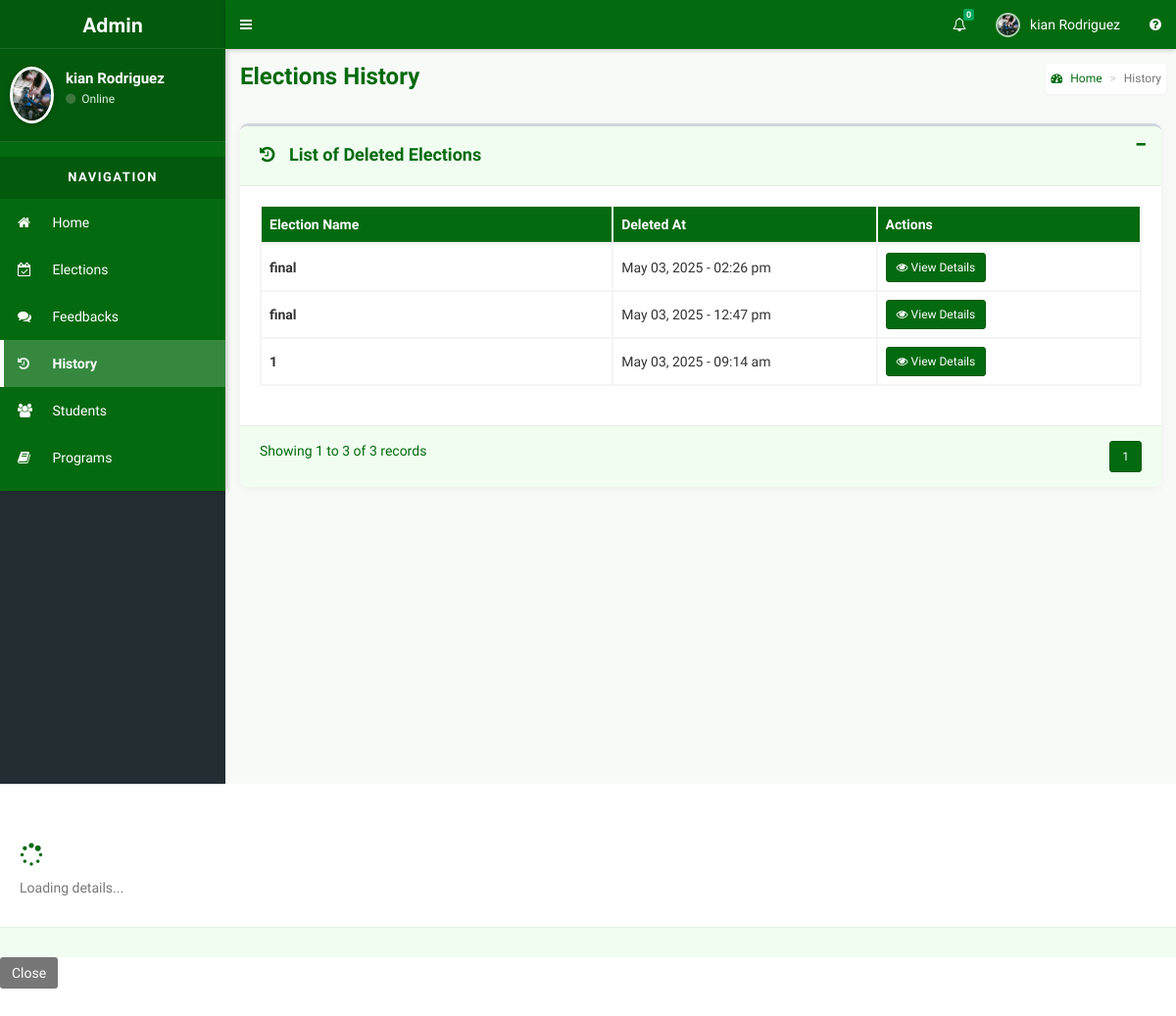
The page /admin/history.php (signed in) on the database its author committed.
### tables this page shows
CREATE TABLE `history` (
  `id` int(11) NOT NULL,
  `election_title` varchar(255) NOT NULL,
  `deleted_at` datetime NOT NULL,
  `candidates` text DEFAULT NULL,
  `voters` text DEFAULT NULL,
  `votes` text DEFAULT NULL,
  `positions` text DEFAULT NULL,
  `partylists` text DEFAULT NULL
);

### admin/includes/session.php (called while the page is built, shortened)
<?php
	include 'includes/conn.php';
	if(!isset($_SESSION['admin']) || empty($_SESSION['admin'])) {
		header('location: index.php');
		exit();
	}
	 else {
		$sql = "SELECT * FROM admin WHERE id = '".$_SESSION['admin']."'";
		$query = $conn->query($sql);
		$user = $query->fetch_assoc();
	}
?>

### admin/history.php (the view, shortened to what this page needs)
<?php
include 'includes/session.php';
include 'includes/header.php';
$limit = 10;
$page = isset($_GET['page']) ? (int)$_GET['page'] : 1;
$offset = ($page - 1) * $limit;
$total_sql = "SELECT COUNT(*) AS total FROM history";
$total_result = $conn->query($total_sql);
$total_row = $total_result->fetch_assoc();
$total_records = $total_row['total'];
$total_pages = ceil($total_records / $limit);
$sql = "SELECT * FROM history ORDER BY deleted_at DESC LIMIT $limit OFFSET $offset";
$result = $conn->query($sql);
?>
<body class="hold-transition skin-green sidebar-mini">
<div class="wrapper">
  <?php include 'includes/navbar.php'; ?>
  <?php include 'includes/menubar1.php'; ?>
  <div class="content-wrapper" style="background-color: #f8faf8;">
    <section class="content-header">
      <h1 style="color: #046a0f; font-weight: 700; margin-bottom: 15px;">Elections History</h1>
      <ol class="breadcrumb" style="background-color: #ffffff; border-radius: 4px; box-shadow: 0 1px 3px rgba(0,0,0,0.05);">
        <li><a href="home.php" style="color: #046a0f;"><i class="fa fa-dashboard"></i> Home</a></li>
        <li class="active">History</li>
      </ol>
    </section>
    <section class="content" style="padding-top: 20px;">
      <div class="row">
        <div class="col-xs-12">
          <div class="box" style="border-radius: 8px; box-shadow: 0 2px 10px rgba(0,0,0,0.05);">
            <div class="box-header with-border" style="background-color: #f0fdf0; border-bottom: 1px solid #e0f0e0; border-radius: 8px 8px 0 0; padding: 20px;">
              <h3 class="box-title" style="color: #046a0f; font-weight: 600;">
                <i class="fa fa-history" style="margin-right: 10px;"></i> List of Deleted Elections
              </h3>
              <div class="box-tools pull-right">
                <button type="button" class="btn btn-box-tool" data-widget="collapse"><i class="fa fa-minus" style="color: #046a0f;"></i></button>
              </div>
            </div>
            <div class="box-body" style="padding: 20px; background-color: #fff; border-radius: 0 0 8px 8px;">
              <div class="table-responsive">
                <table id="history-table" class="table table-bordered table-hover" style="width: 100%;">
                  <thead style="background-color: #046a0f; color: white;">
                    <tr>
                      <th width="40%">Election Name</th>
                      <th width="30%">Deleted At</th>
                      <th width="30%">Actions</th>
                    </tr>
                  </thead>
                  <tbody>
                    <?php
                      if ($result->num_rows > 0) {
                        while ($row = $result->fetch_assoc()) {
                          echo "
                            <tr>
                              <td style='vertical-align: middle;'><strong>" . htmlspecialchars($row['election_title']) . "</strong></td>
                              <td style='vertical-align: middle;'>" . date('M d, Y - h:i a', strtotime($row['deleted_at'])) . "</td>
                              <td style='vertical-align: middle;'>
                                <button class='btn btn-success btn-sm view-history' data-id='" . $row['id'] . "' style='background-color: #046a0f; border-color: #035a0d; transition: all 0.3s ease;'>
                                  <i class='fa fa-eye'></i> View Details
                                </button>
                              </td>
                            </tr>";
                        }
                      } else {
                        echo "<tr><td colspan='3' class='text-center' style='padding: 20px; color: #777;'>No history records found</td></tr>";
                      }
                    ?>
                  </tbody>
                </table>
              </div>
            </div>
            <div class="box-footer clearfix" style="background-color: #f0fdf0; border-top: 1px solid #e0f0e0; border-radius: 0 0 8px 8px; padding: 15px 20px;">
              <div class="pull-left" style="color: #046a0f; font-size: 14px;">
                Showing <?php echo ($result->num_rows > 0) ? ($offset + 1) : 0; ?> to <?php echo min($offset + $limit, $total_records); ?> of <?php echo $total_records; ?> records
              </div>
              <ul class="pagination pagination-sm no-margin pull-right">
                <?php
                  $start_page = max(1, $page - 2);
                  $end_page = min($total_pages, $page + 2);
                  for ($i = $start_page; $i <= $end_page; $i++) {
                    $active = ($i == $page) ? 'active' : '';
                    echo "<li class='$active'><a href='history.php?page=$i' style='" . ($active ? "background-color: #046a0f; border-color: #035a0d; color: #fff;" : "color: #046a0f; border-color: #d0e0d0;") . "'>$i</a></li>";
                  }
                ?>
              </ul>
            </div>
          </div>
        </div>
      </div>
    </section>
  </div>
</div>
      <div class="modal-body" style="background-color: #fff; padding: 20px;">
        <div class="text-center" id="loading-indicator" style="padding: 20px;"></div>
          <i class="fa fa-spinner fa-spin" style="font-size: 24px; color: #046a0f;"></i>
          <p style="margin-top: 10px; color: #777;">Loading details...</p>
        </div>
      <div class="modal-footer" style="background-color: #f0fdf0; border-top: 1px solid #e0f0e0; padding: 15px 20px;"></div>
        <button type="button" class="btn btn-default" data-dismiss="modal" style="background-color: #777; color: #fff; border: none;">Close</button>
</body>
</html>

### admin/includes/navbar.php (shortened to what this page needs)
<header class="main-header">
  <a href="#" class="logo" style="background-color: #035a0d; color: #fff; border-bottom: 1px solid rgba(255,255,255,0.1);">
    <span class="logo-lg" style="font-weight: 700;">Admin</span>
  </a>
  <nav class="navbar navbar-static-top" style="background-color: #046a0f; box-shadow: 0 1px 5px rgba(0,0,0,0.2);">
    <a href="#" class="sidebar-toggle" data-toggle="push-menu" role="button" style="color: #fff;">
    </a>
    <div class="navbar-custom-menu">
      <ul class="nav navbar-nav">
        <li class="dropdown notifications-menu">
          <a href="#" class="dropdown-toggle" data-toggle="dropdown" style="color: #fff;">
            <i class="fa fa-bell-o"></i>
            <span class="label label-success">0</span>
          </a>
        </li>
        <li class="dropdown user user-menu">
          <a href="#" class="dropdown-toggle" data-toggle="dropdown" style="color: #fff;">
            <img src="<?php echo (!empty($user['photo'])) ? '../images/'.$user['photo'] : '../images/profile.jpg'; ?>" class="user-image" alt="User Image" style="border: 2px solid rgba(255,255,255,0.7);">
            <span class="hidden-xs"><?php echo $user['firstname'].' '.$user['lastname']; ?></span>
          </a>
        </li>
        <li>
          <a href="#" data-toggle="control-sidebar" style="color: #fff;"><i class="fa fa-question-circle"></i></a>
        </li>
      </ul>
    </div>
  </nav>
</header>

### admin/includes/menubar1.php (shortened to what this page needs)
<aside class="main-sidebar">
  <section class="sidebar" style="background-color:#046a0f; color: #fff; box-shadow: 2px 0 5px rgba(0,0,0,0.2);">
    <div class="user-panel" style="background-color:#035a0d; padding: 18px 10px; margin-bottom: 15px; border-bottom: 1px solid rgba(255,255,255,0.1);">
      <div class="pull-left image">
        <img src="<?php echo (!empty($user['photo'])) ? '../images/'.$user['photo'] : '../images/profile.jpg'; ?>" class="img-circle" alt="User Image" style="border: 3px solid #fff; box-shadow: 0 1px 5px rgba(0,0,0,0.3);">
      </div>
      <div class="pull-left info" style="padding-left: 12px;">
        <p style="font-weight: 700; font-size: 15px; margin-bottom: 5px; color: #fff;"><?php echo $user['firstname'].' '.$user['lastname']; ?></p>
        <a style="font-size: 12px; color: #e0f2e3;"><i class="fa fa-circle text-success"></i> Online</a>
      </div>
    </div>
    <ul class="sidebar-menu" data-widget="tree">
      <li class="header" style="background-color:#035a0d; color: #fff; text-align: center; font-weight: bold; padding: 12px; letter-spacing: 1.5px; text-transform: uppercase; font-size: 13px;">NAVIGATION</li>
      <li class="sidebar-item">
        <a href="home.php" style="color: #fff; border-left: 4px solid transparent; padding: 14px; transition: all 0.3s;">
          <i class="fa fa-home" style="width: 22px; margin-right: 10px;"></i> <span>Home</span>
        </a>
      </li>
      <li class="sidebar-item">
        <a href="sub_admins.php" style="color: #fff; border-left: 4px solid transparent; padding: 14px; transition: all 0.3s;">
          <i class="fa fa-calendar-check-o" style="width: 22px; margin-right: 10px;"></i> <span>Elections</span>
        </a>
      </li>
      <li class="sidebar-item">
        <a href="feedback.php" style="color: #fff; border-left: 4px solid transparent; padding: 14px; transition: all 0.3s;">
          <i class="fa fa-comments" style="width: 22px; margin-right: 10px;"></i> <span>Feedbacks</span>
        </a>
      </li>
      <li class="sidebar-item">
        <a href="history.php" style="color: #fff; border-left: 4px solid transparent; padding: 14px; transition: all 0.3s;">
          <i class="fa fa-history" style="width: 22px; margin-right: 10px;"></i> <span>History</span>
        </a>
      </li>
      <li class="sidebar-item">
        <a href="students.php" style="color: #fff; border-left: 4px solid transparent; padding: 14px; transition: all 0.3s;">
          <i class="fa fa-users" style="width: 22px; margin-right: 10px;"></i> <span>Students</span>
        </a>
      </li>
      <li class="sidebar-item">
        <a href="info.php" style="color: #fff; border-left: 4px solid transparent; padding: 14px; transition: all 0.3s;">
          <i class="fa fa-book" style="width: 22px; margin-right: 10px;"></i> <span>Programs</span>
        </a>
      </li>
    </ul>
  </section>
</aside>

### admin/includes/menubar1.php (style rules this page uses)
.sidebar-menu > li.active > a { background-color: rgba(255,255,255,0.2) !important; border-left-color: #fff !important; font-weight: bold; }
.sidebar-item a:hover i, .sidebar-menu > li.active > a i { color: #e0f2e3; }

### admin/history.php (style rules this page uses)
.table { border-collapse: separate; border-spacing: 0; }
.table th { font-weight: 600; }
.table th, .table td { padding: 12px 15px; }
.pagination > li > a, .pagination > li > span { padding: 6px 12px; }
.pagination > .active > a, .pagination > .active > a:focus, .pagination > .active > a:hover, .pagination > .active > span, .pagination > .active > span:focus, .pagination > .active > span:hover { background-color: #046a0f; border-color: #035a0d; }

### rows shown on the page
history: election_title "final", deleted_at "May 03, 2025 - 02:26 pm"
history: election_title "final", deleted_at "May 03, 2025 - 12:47 pm"
history: election_title "1", deleted_at "May 03, 2025 - 09:14 am"

### other values the page prints
$user['firstname'] "kian"
$user['lastname'] "Rodriguez"
$offset + 1 "1"
min($offset + $limit, $total_records) "3"
$total_records "3"
